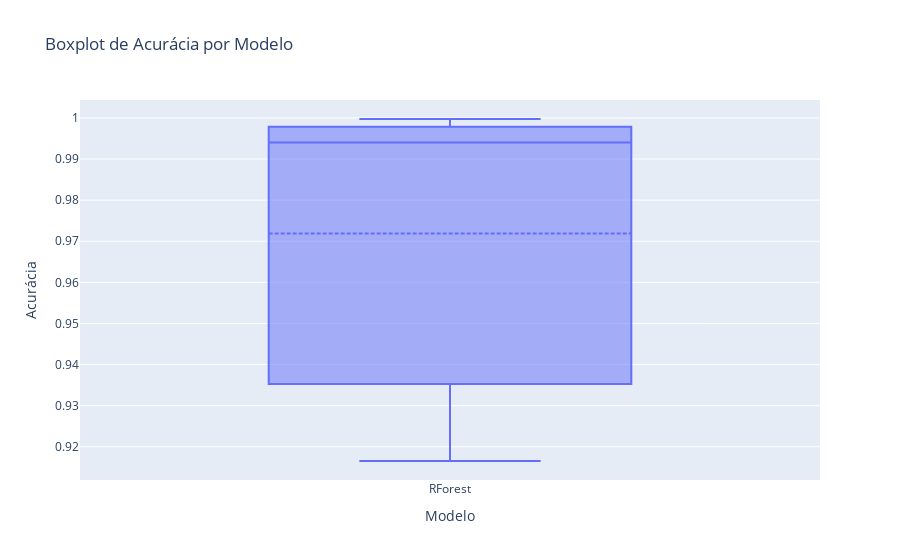
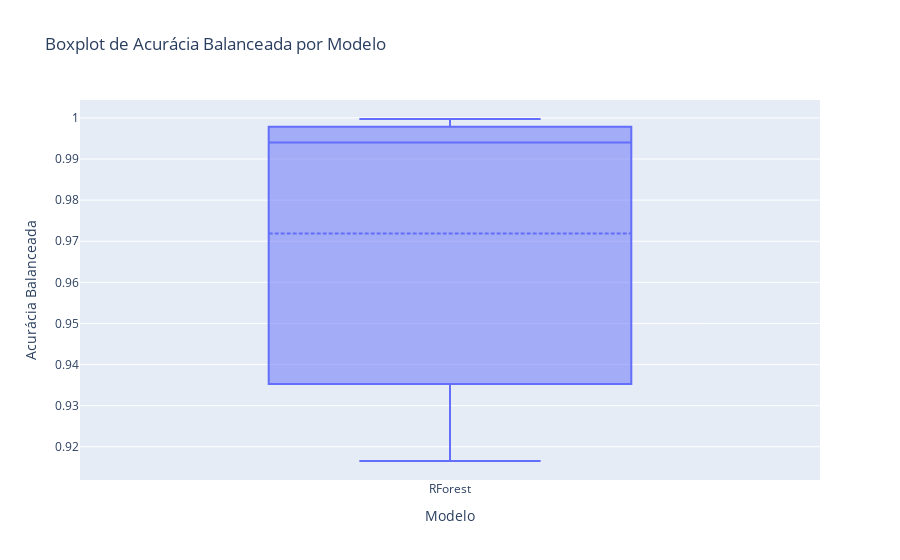
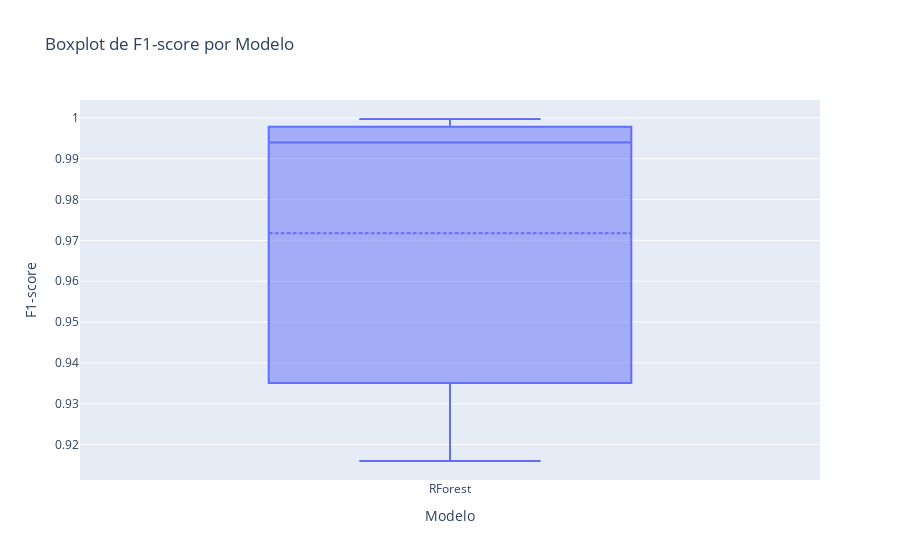
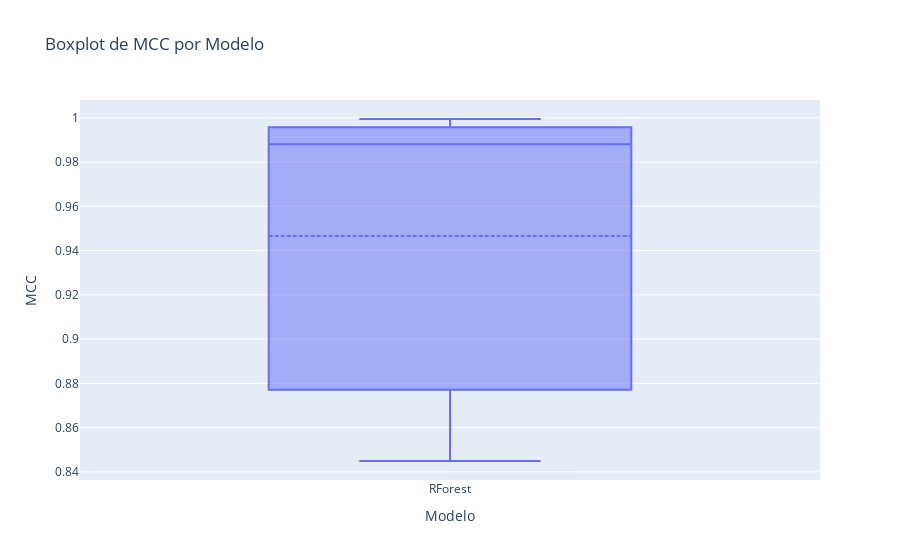

The code cell stored with these charts, in order, in its notebook:
### Code cell
import plotly.express as px
import pandas as pd

# Converter a lista de resultados em um DataFrame
df_resultadosr = pd.DataFrame(resultados)

# Especificar as métricas a serem plotadas
metricas = ['Acurácia', 'Acurácia Balanceada', 'F1-score', 'MCC', 'Kappa de Cohen']

# Criar gráficos interativos para cada métrica
for metrica in metricas:
    fig = px.box(df_resultadosr, x='Nome', y=metrica, title=f'Boxplot de {metrica} por Modelo')
    fig.update_traces(boxmean=True)
    fig.update_xaxes(title_text='Modelo')
    fig.update_yaxes(title_text=metrica)
    fig.show()

### Figure 1 — Plotly figure (JSON) as saved in the notebook; plotly's stock layout.template omitted (floating-point values rounded to 4 significant figures)
{"data": [{"alignmentgroup": "True", "boxmean": true, "hovertemplate": "Nome=%{x}<br>Acurácia=%{y}<extra></extra>", "legendgroup": "", "marker": {"color": "#636efa"}, "name": "", "notched": false, "offsetgroup": "", "orientation": "v", "showlegend": false, "type": "box", "x": ["RForest", "RForest", "RForest", "RForest", "RForest", "RForest", "RForest", "RForest", "RForest", "RForest", "RForest", "RForest", "RForest", "RForest", "RForest", "RForest", "RForest", "RForest", "RForest", "RForest", "RForest", "RForest", "RForest", "RForest", "RForest"], "x0": " ", "xaxis": "x", "y": [0.919, 0.9165, 0.9184, 0.9201, 0.9362, 0.9967, 0.9967, 0.9909, 0.9954, 0.9354, 0.9978, 0.998, 0.9922, 0.996, 0.935, 0.9996, 0.9997, 0.994, 0.9981, 0.935, 0.9991, 0.9988, 0.9931, 0.9972, 0.9376], "y0": " ", "yaxis": "y"}], "layout": {"boxmode": "group", "legend": {"tracegroupgap": 0}, "title": {"text": "Boxplot de Acurácia por Modelo"}, "xaxis": {"anchor": "y", "domain": [0, 1], "title": {"text": "Modelo"}}, "yaxis": {"anchor": "x", "domain": [0, 1], "title": {"text": "Acurácia"}}}}

### Figure 2 — Plotly figure (JSON) as saved in the notebook; plotly's stock layout.template omitted (floating-point values rounded to 4 significant figures)
{"data": [{"alignmentgroup": "True", "boxmean": true, "hovertemplate": "Nome=%{x}<br>Acurácia Balanceada=%{y}<extra></extra>", "legendgroup": "", "marker": {"color": "#636efa"}, "name": "", "notched": false, "offsetgroup": "", "orientation": "v", "showlegend": false, "type": "box", "x": ["RForest", "RForest", "RForest", "RForest", "RForest", "RForest", "RForest", "RForest", "RForest", "RForest", "RForest", "RForest", "RForest", "RForest", "RForest", "RForest", "RForest", "RForest", "RForest", "RForest", "RForest", "RForest", "RForest", "RForest", "RForest"], "x0": " ", "xaxis": "x", "y": [0.919, 0.9165, 0.9184, 0.9201, 0.9362, 0.9967, 0.9967, 0.9909, 0.9954, 0.9354, 0.9978, 0.998, 0.9922, 0.996, 0.935, 0.9996, 0.9997, 0.994, 0.9981, 0.935, 0.9991, 0.9988, 0.9931, 0.9972, 0.9376], "y0": " ", "yaxis": "y"}], "layout": {"boxmode": "group", "legend": {"tracegroupgap": 0}, "title": {"text": "Boxplot de Acurácia Balanceada por Modelo"}, "xaxis": {"anchor": "y", "domain": [0, 1], "title": {"text": "Modelo"}}, "yaxis": {"anchor": "x", "domain": [0, 1], "title": {"text": "Acurácia Balanceada"}}}}

### Figure 3 — Plotly figure (JSON) as saved in the notebook; plotly's stock layout.template omitted (floating-point values rounded to 4 significant figures)
{"data": [{"alignmentgroup": "True", "boxmean": true, "hovertemplate": "Nome=%{x}<br>F1-score=%{y}<extra></extra>", "legendgroup": "", "marker": {"color": "#636efa"}, "name": "", "notched": false, "offsetgroup": "", "orientation": "v", "showlegend": false, "type": "box", "x": ["RForest", "RForest", "RForest", "RForest", "RForest", "RForest", "RForest", "RForest", "RForest", "RForest", "RForest", "RForest", "RForest", "RForest", "RForest", "RForest", "RForest", "RForest", "RForest", "RForest", "RForest", "RForest", "RForest", "RForest", "RForest"], "x0": " ", "xaxis": "x", "y": [0.9185, 0.916, 0.9179, 0.9197, 0.9362, 0.9967, 0.9967, 0.9909, 0.9954, 0.9351, 0.9978, 0.998, 0.9922, 0.996, 0.9348, 0.9996, 0.9997, 0.994, 0.9981, 0.9347, 0.9991, 0.9988, 0.9931, 0.9972, 0.9374], "y0": " ", "yaxis": "y"}], "layout": {"boxmode": "group", "legend": {"tracegroupgap": 0}, "title": {"text": "Boxplot de F1-score por Modelo"}, "xaxis": {"anchor": "y", "domain": [0, 1], "title": {"text": "Modelo"}}, "yaxis": {"anchor": "x", "domain": [0, 1], "title": {"text": "F1-score"}}}}

### Figure 4 — Plotly figure (JSON) as saved in the notebook; plotly's stock layout.template omitted (floating-point values rounded to 4 significant figures)
{"data": [{"alignmentgroup": "True", "boxmean": true, "hovertemplate": "Nome=%{x}<br>MCC=%{y}<extra></extra>", "legendgroup": "", "marker": {"color": "#636efa"}, "name": "", "notched": false, "offsetgroup": "", "orientation": "v", "showlegend": false, "type": "box", "x": ["RForest", "RForest", "RForest", "RForest", "RForest", "RForest", "RForest", "RForest", "RForest", "RForest", "RForest", "RForest", "RForest", "RForest", "RForest", "RForest", "RForest", "RForest", "RForest", "RForest", "RForest", "RForest", "RForest", "RForest", "RForest"], "x0": " ", "xaxis": "x", "y": [0.8493, 0.8449, 0.8461, 0.8507, 0.8733, 0.9934, 0.9935, 0.9818, 0.9908, 0.8772, 0.9956, 0.996, 0.9845, 0.992, 0.8769, 0.9993, 0.9995, 0.988, 0.9962, 0.8774, 0.9982, 0.9977, 0.9862, 0.9944, 0.8819], "y0": " ", "yaxis": "y"}], "layout": {"boxmode": "group", "legend": {"tracegroupgap": 0}, "title": {"text": "Boxplot de MCC por Modelo"}, "xaxis": {"anchor": "y", "domain": [0, 1], "title": {"text": "Modelo"}}, "yaxis": {"anchor": "x", "domain": [0, 1], "title": {"text": "MCC"}}}}
